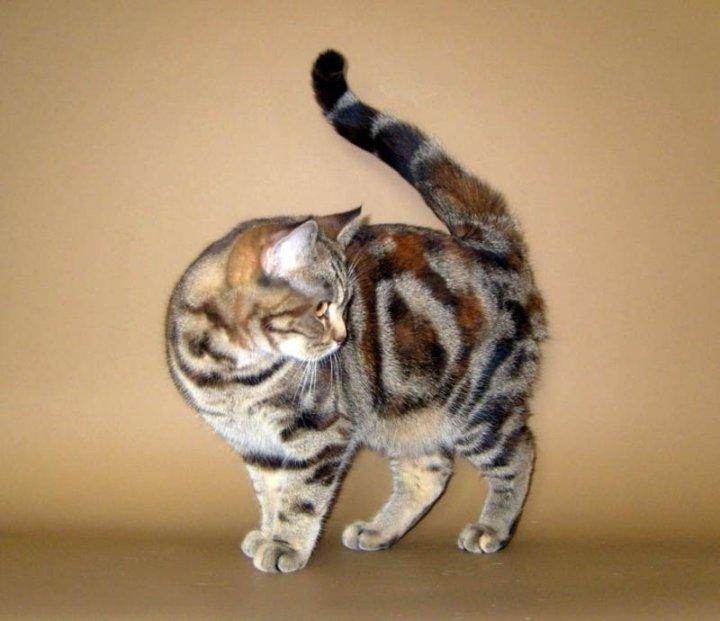
#> input picture images/kisa.jpg, 720 x 621 px
$ python for_slices.py
#> lines starting #> are read from the running program, lines starting #| are printed output that depends on the picture
import cv2

image = cv2.imread('images/kisa.jpg')
#> image is the input picture: shape (621, 720, 3); mean B, G, R 107.1, 140.9, 168.5

# ВНИМАНИЕ! В OpenCV первым аргументом идет ВЫСОТА!
# sliced_region = image_np[:, 50:150]

print(f'image shape = {image.shape}')
#| image shape = (621, 720, 3)

height = image.shape[0]
#> height = 621
width = image.shape[1]
#> width = 720
depth = image.shape[2]
#> depth = 3

# ВНИМАНИЕ! В OpenCV первым аргументом идет ВЫСОТА!
# image[height // 2:height , 50:150] = [0, 0, 255]
# image[:height // 2, 150:200] = [255, 0, 0]

roi = image[:height // 2, :]
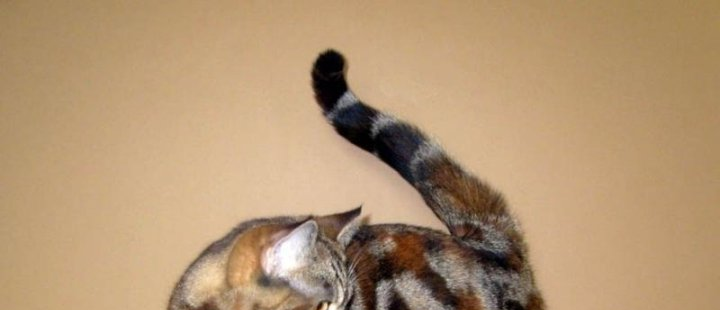
#> roi: shape (310, 720, 3); mean B, G, R 115.7, 150.3, 180

roi[:,:, 0] = 0
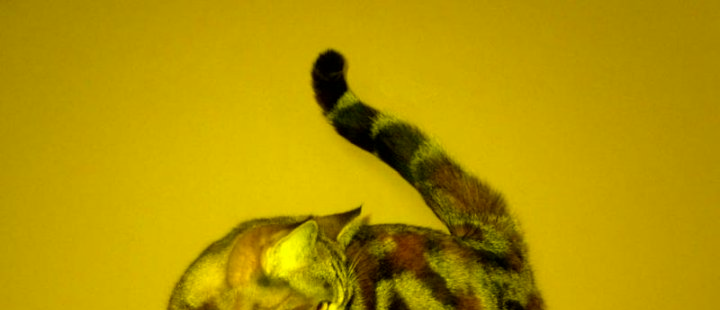
#> roi: shape (310, 720, 3); mean B, G, R 0, 150.3, 180
roi[:,:, 1] = 0
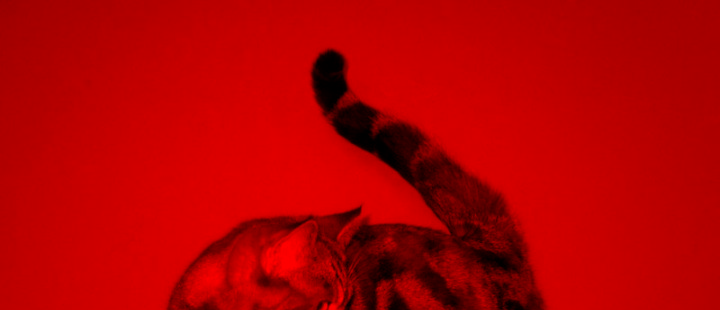
#> roi: shape (310, 720, 3); mean B, G, R 0, 0, 180

image[height // 2+1:, :] = roi
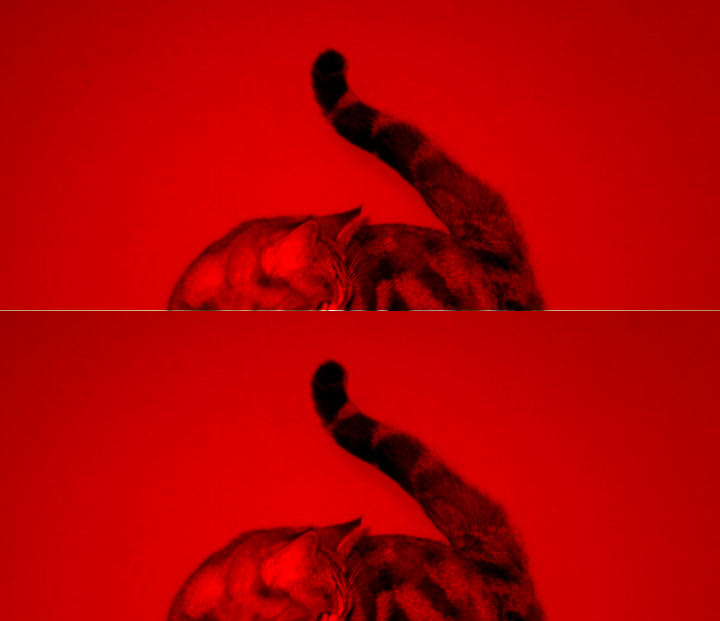
#> image: shape (621, 720, 3); mean B, G, R 0.2, 0.2, 180

# cv2.imshow('Sliced Image', sliced_region)
cv2.imshow('Sliced Image', image)
cv2.waitKey(0)
cv2.destroyAllWindows()
